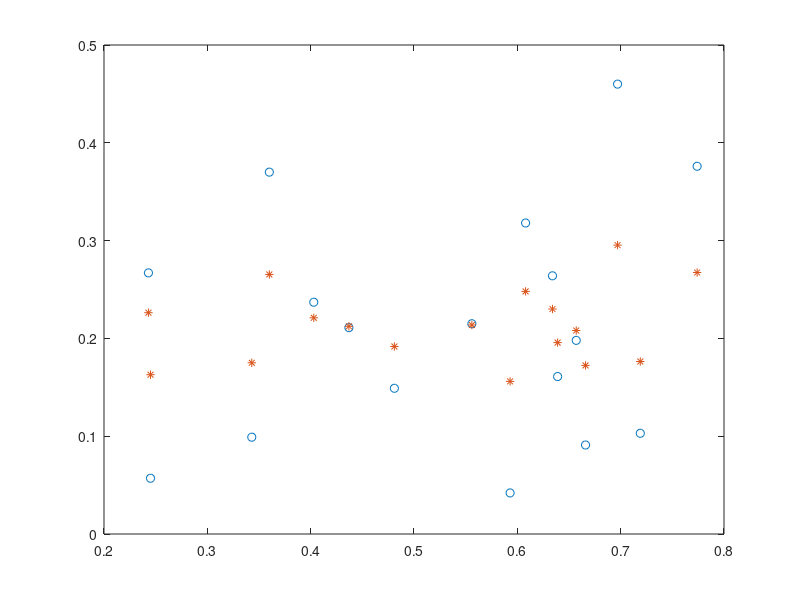

Here is the MATLAB script that generated this plot:
y=[0.460
   0.376
   0.264
   0.318
   0.215
   0.237
   0.149
   0.211
   0.091
   0.267
   0.057
   0.099
   0.161
   0.198
   0.370
   0.042
   0.103];
x=[0.697
   0.774
   0.634
   0.608
   0.556
   0.403
   0.481
   0.437
   0.666
   0.243
   0.245
   0.343
   0.639
   0.657
   0.360
   0.593
   0.719];
c=0.5;
I=[1 0 0 0 0 0 0 0 0 0 0 0 0 0 0 0 0
   0 1 0 0 0 0 0 0 0 0 0 0 0 0 0 0 0
   0 0 1 0 0 0 0 0 0 0 0 0 0 0 0 0 0
   0 0 0 1 0 0 0 0 0 0 0 0 0 0 0 0 0
   0 0 0 0 1 0 0 0 0 0 0 0 0 0 0 0 0 
   0 0 0 0 0 1 0 0 0 0 0 0 0 0 0 0 0
   0 0 0 0 0 0 1 0 0 0 0 0 0 0 0 0 0
   0 0 0 0 0 0 0 1 0 0 0 0 0 0 0 0 0
   0 0 0 0 0 0 0 0 1 0 0 0 0 0 0 0 0
   0 0 0 0 0 0 0 0 0 1 0 0 0 0 0 0 0
   0 0 0 0 0 0 0 0 0 0 1 0 0 0 0 0 0
   0 0 0 0 0 0 0 0 0 0 0 1 0 0 0 0 0
   0 0 0 0 0 0 0 0 0 0 0 0 1 0 0 0 0
   0 0 0 0 0 0 0 0 0 0 0 0 0 1 0 0 0
   0 0 0 0 0 0 0 0 0 0 0 0 0 0 1 0 0
   0 0 0 0 0 0 0 0 0 0 0 0 0 0 0 1 0
   0 0 0 0 0 0 0 0 0 0 0 0 0 0 0 0 1];
r=0.001;
A=zeros(17,17);
for n=1:1:17
    for m=1:1:17
        A(n,m)=exp(-sum(sum((x(n,:)-x(m,:)).^2))/(2*r^2)); 
    end
end
B=zeros(17,17);
B=A+(1/c)*I;
C=zeros(18,18);
C(1,1)=0;
for g=2:1:18
    C(1,g)=1;
end
for h=2:1:18
    C(h,1)=1;
end
for j=2:1:18
    for k=2:1:18
        C(j,k)=B(j-1,k-1);
    end
end
D=zeros(18,18);
D=inv(C);
E=zeros(18,1);
F=[0
   0.460
   0.376
   0.264
   0.318
   0.215
   0.237
   0.149
   0.211
   0.091
   0.267
   0.057
   0.099
   0.161
   0.198
   0.370
   0.042
   0.103];
E=D*F;
fx=zeros(17,1);
G=zeros(17,1);
for p=1:1:17
    for q=1:1:17
        G(q,1)=exp(-sum(sum((x(p)-x(q)).^2))/(2*r^2))*E(q+1);
    end
    fx(p,1)=sum(sum(G))+E(1);
end
plot(x,y,'o',x,fx,'*')
